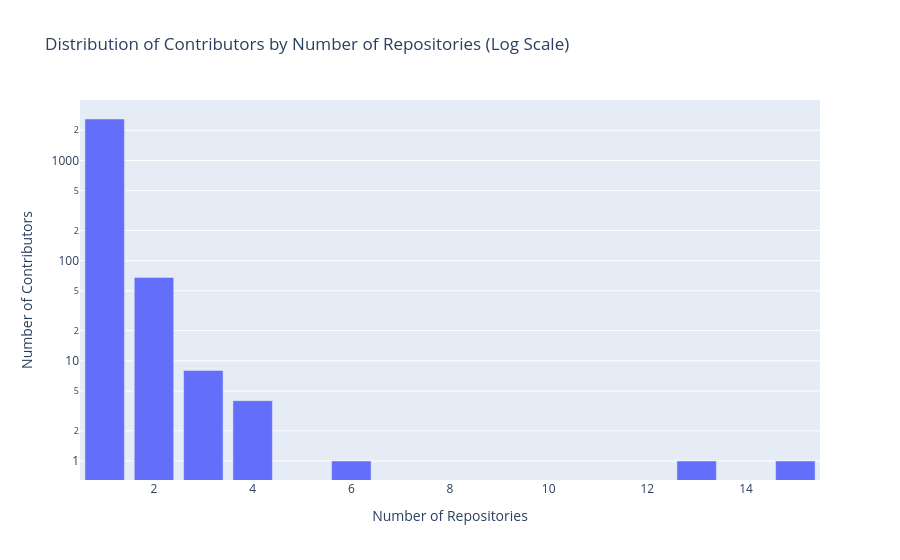
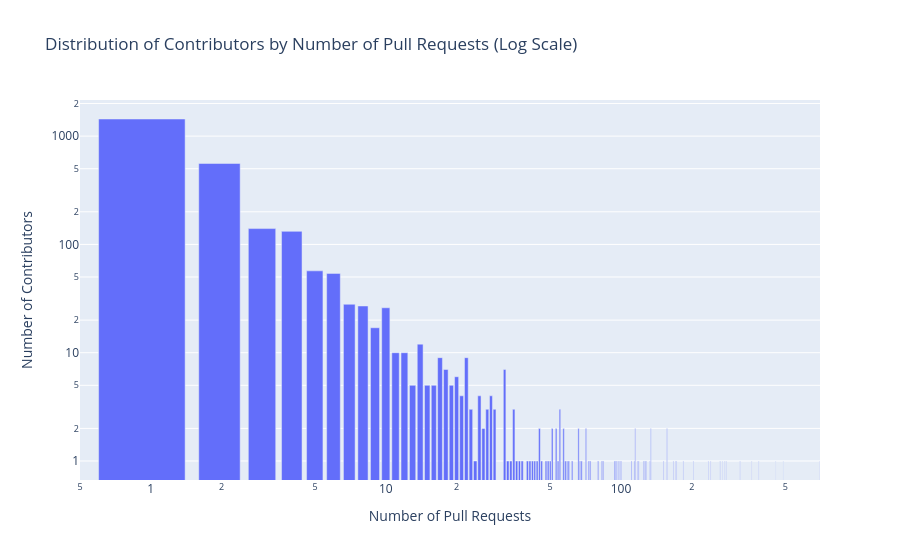

Notebook code cell kept with these figures, in order:
### Code cell
# # Load the JSON file
# commits_file = "data/pull_requests.json"
# df = pd.read_json(commits_file, lines=True)

# # Group by contributor_id to find the number of unique repositories and total pull requests
# contrib_repos = (
#     df.groupby("contributor_id")["repository"]
#     .nunique()
#     .reset_index(name="num_repositories")
# )
# contrib_commits = (
#     df.groupby("contributor_id")["repository"]
#     .count()
#     .reset_index(name="num_pull_requests")
# )

# # Merge the two DataFrames to get a summary for each contributor
# contrib_summary = pd.merge(contrib_repos, contrib_commits, on="contributor_id")

# # Aggregate the data by the number of repositories and number of pull requests
# repos_distribution = contrib_summary["num_repositories"].value_counts().reset_index()
# repos_distribution.columns = ["num_repositories", "count"]

# commits_distribution = contrib_summary["num_pull_requests"].value_counts().reset_index()
# commits_distribution.columns = ["num_pull_requests", "count"]

# # Create a bar chart for the number of repositories with log scale
# fig_repos = px.bar(
#     repos_distribution,
#     x="num_repositories",
#     y="count",
#     title="Distribution of Contributors by Number of Repositories (Log Scale)",
#     labels={
#         "num_repositories": "Number of Repositories",
#         "count": "Number of Contributors",
#     },
#     log_y=True,
# )

# # Create a bar chart for the number of pull requests with log scale
# fig_commits = px.bar(
#     commits_distribution,
#     x="num_pull_requests",
#     y="count",
#     title="Distribution of Contributors by Number of Pull Requests (Log Scale)",
#     labels={
#         "num_pull_requests": "Number of Pull Requests",
#         "count": "Number of Contributors",
#     },
#     log_x=True,
#     log_y=True,
# )

# fig_repos.show()
# fig_commits.show()

# import ineqpy

# # Calculate the Gini coefficient for the number of repositories
# gini_repos = ineqpy.inequality.gini(repos_distribution["count"].values)
# print(
#     f"The Gini coefficient for the number of repositories across different contributors is {gini_repos}."
# )

# # Calculate the Gini coefficient for the number of pull requests
# gini_commits = ineqpy.inequality.gini(commits_distribution["count"].values)
# print(
#     f"The Gini coefficient for the number of pull requests across different contributors is {gini_commits}."
# )

### Figure 1 — Plotly figure (JSON) as saved in the notebook; plotly's stock layout.template omitted (floating-point values rounded to 4 significant figures)
{"data": [{"alignmentgroup": "True", "hovertemplate": "Number of Repositories=%{x}<br>Number of Contributors=%{y}<extra></extra>", "legendgroup": "", "marker": {"color": "#636efa", "pattern": {"shape": ""}}, "name": "", "offsetgroup": "", "orientation": "v", "showlegend": false, "textposition": "auto", "type": "bar", "x": [1, 2, 3, 4, 15, 13, 6], "xaxis": "x", "y": [2592, 68, 8, 4, 1, 1, 1], "yaxis": "y"}], "layout": {"barmode": "relative", "legend": {"tracegroupgap": 0}, "title": {"text": "Distribution of Contributors by Number of Repositories (Log Scale)"}, "xaxis": {"anchor": "y", "domain": [0, 1], "title": {"text": "Number of Repositories"}}, "yaxis": {"anchor": "x", "domain": [0, 1], "title": {"text": "Number of Contributors"}, "type": "log"}}}

### Figure 2 — Plotly figure (JSON) as saved in the notebook; plotly's stock layout.template omitted (floating-point values rounded to 4 significant figures)
{"data": [{"alignmentgroup": "True", "hovertemplate": "Number of Pull Requests=%{x}<br>Number of Contributors=%{y}<extra></extra>", "legendgroup": "", "marker": {"color": "#636efa", "pattern": {"shape": ""}}, "name": "", "offsetgroup": "", "orientation": "v", "showlegend": false, "textposition": "auto", "type": "bar", "x": [1, 2, 3, 4, 5, 6, 7, 8, 10, 9, 14, 12, 11, 17, 22, 32, 18, 20, 13, 19, 15, 16, 21, 28, 25, 27, 23, 29, 55, 35, 66, 26, 115, 45, 53, 71, 134, 157, 51, 57, 264, 42, 83, 73, 41, 50, 386, 241, 184, 24, 40, 171, 702, 37, 276, 126, 36, 43, 98, 111, 118, 38, 235, 455, 67, 167, 203, 74, 59, 84, 34, 125, 114, 172, 270, 96, 46, 133, 128, 100, 127, 321, 490, 48, 60, 95, 80, 94, 62, 152, 49, 68, 44, 280, 360, 54, 119, 33, 58], "xaxis": "x", "y": [1439, 559, 140, 132, 57, 54, 28, 27, 26, 17, 12, 10, 10, 9, 9, 7, 7, 6, 5, 5, 5, 5, 4, 4, 4, 3, 3, 3, 3, 3, 2, 2, 2, 2, 2, 2, 2, 2, 2, 2, 1, 1, 1, 1, 1, 1, 1, 1, 1, 1, 1, 1, 1, 1, 1, 1, 1, 1, 1, 1, 1, 1, 1, 1, 1, 1, 1, 1, 1, 1, 1, 1, 1, 1, 1, 1, 1, 1, 1, 1, 1, 1, 1, 1, 1, 1, 1, 1, 1, 1, 1, 1, 1, 1, 1, 1, 1, 1, 1], "yaxis": "y"}], "layout": {"barmode": "relative", "legend": {"tracegroupgap": 0}, "title": {"text": "Distribution of Contributors by Number of Pull Requests (Log Scale)"}, "xaxis": {"anchor": "y", "domain": [0, 1], "title": {"text": "Number of Pull Requests"}, "type": "log"}, "yaxis": {"anchor": "x", "domain": [0, 1], "title": {"text": "Number of Contributors"}, "type": "log"}}}
